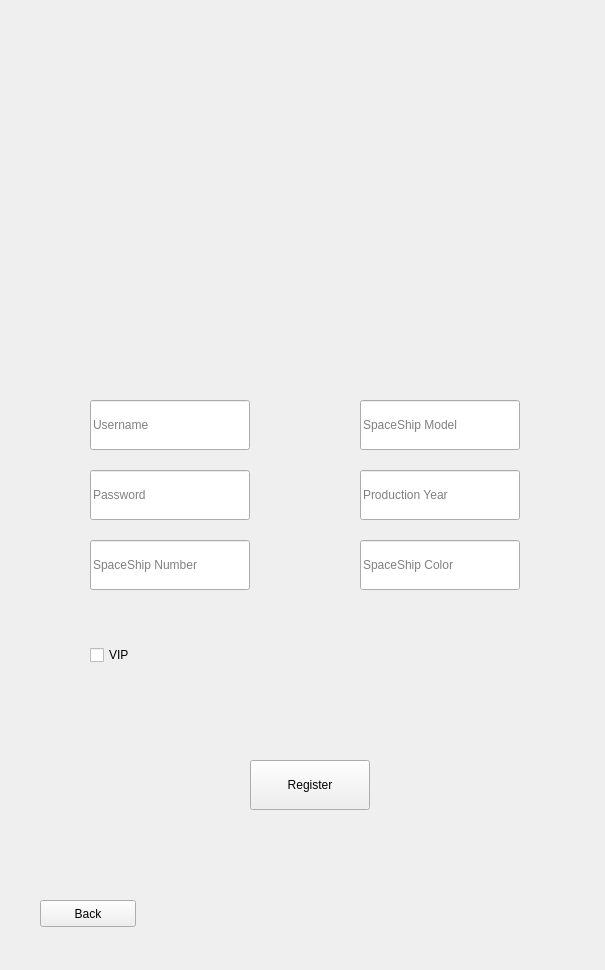
<?xml version="1.0" encoding="UTF-8"?>
<ui version="4.0">
 <class>Register</class>
 <widget class="QWidget" name="Register">
  <property name="geometry">
   <rect>
    <x>0</x>
    <y>0</y>
    <width>605</width>
    <height>970</height>
   </rect>
  </property>
  <property name="windowTitle">
   <string>Form</string>
  </property>
  <widget class="QLineEdit" name="lnUsername">
   <property name="geometry">
    <rect>
     <x>90</x>
     <y>400</y>
     <width>160</width>
     <height>50</height>
    </rect>
   </property>
   <property name="placeholderText">
    <string>Username</string>
   </property>
  </widget>
  <widget class="QLineEdit" name="lnPassword">
   <property name="geometry">
    <rect>
     <x>90</x>
     <y>470</y>
     <width>160</width>
     <height>50</height>
    </rect>
   </property>
   <property name="placeholderText">
    <string>Password</string>
   </property>
  </widget>
  <widget class="QLineEdit" name="lnNumber">
   <property name="geometry">
    <rect>
     <x>90</x>
     <y>540</y>
     <width>160</width>
     <height>50</height>
    </rect>
   </property>
   <property name="placeholderText">
    <string>SpaceShip Number</string>
   </property>
  </widget>
  <widget class="QLineEdit" name="lnModel">
   <property name="geometry">
    <rect>
     <x>360</x>
     <y>400</y>
     <width>160</width>
     <height>50</height>
    </rect>
   </property>
   <property name="placeholderText">
    <string>SpaceShip Model</string>
   </property>
  </widget>
  <widget class="QLineEdit" name="lnYear">
   <property name="geometry">
    <rect>
     <x>360</x>
     <y>470</y>
     <width>160</width>
     <height>50</height>
    </rect>
   </property>
   <property name="placeholderText">
    <string>Production Year</string>
   </property>
  </widget>
  <widget class="QLineEdit" name="lnColor">
   <property name="geometry">
    <rect>
     <x>360</x>
     <y>540</y>
     <width>160</width>
     <height>50</height>
    </rect>
   </property>
   <property name="placeholderText">
    <string>SpaceShip Color</string>
   </property>
  </widget>
  <widget class="QPushButton" name="btnRegister">
   <property name="geometry">
    <rect>
     <x>250</x>
     <y>760</y>
     <width>120</width>
     <height>50</height>
    </rect>
   </property>
   <property name="text">
    <string>Register</string>
   </property>
  </widget>
  <widget class="QPushButton" name="btnBack">
   <property name="geometry">
    <rect>
     <x>40</x>
     <y>900</y>
     <width>96</width>
     <height>27</height>
    </rect>
   </property>
   <property name="text">
    <string>Back</string>
   </property>
  </widget>
  <widget class="QCheckBox" name="chckIs_VIP">
   <property name="geometry">
    <rect>
     <x>90</x>
     <y>640</y>
     <width>120</width>
     <height>30</height>
    </rect>
   </property>
   <property name="text">
    <string>VIP</string>
   </property>
  </widget>
 </widget>
 <resources/>
 <connections/>
</ui>
